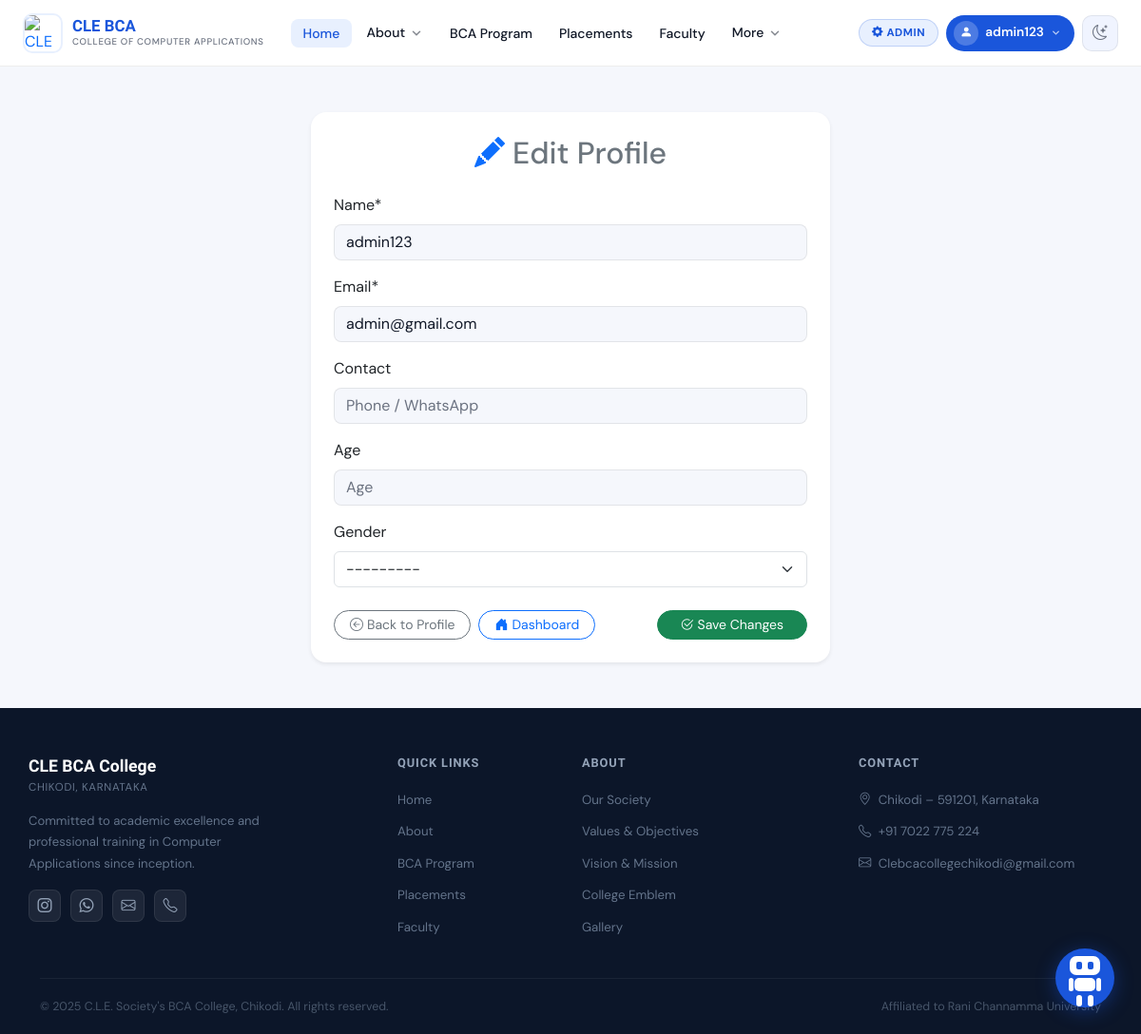
Page /profile/edit/ (signed in) on the committed database.
### myapp/models.py (models this page shows, shortened)
class CustomUser(AbstractBaseUser, PermissionsMixin):
    GENDER_CHOICES = [
        ('male',   'Male'),
        ('female', 'Female'),
        ('other',  'Other'),
    ]
    email    = models.EmailField(unique=True)
    username = models.CharField(max_length=150, unique=True, blank=True)
    name     = models.CharField(max_length=100)
    contact = models.CharField(max_length=15, blank=True, null=True)
    age     = models.PositiveIntegerField(null=True, blank=True)
    gender  = models.CharField(max_length=10, choices=GENDER_CHOICES, blank=True, null=True)
    is_active    = models.BooleanField(default=True)
    is_staff     = models.BooleanField(default=False)
    is_admin     = models.BooleanField(default=False)
    date_joined  = models.DateTimeField(default=timezone.now)
    USERNAME_FIELD  = 'email'
    REQUIRED_FIELDS = ['name']
    objects = CustomUserManager()
    class Meta:
        verbose_name        = 'User'
        verbose_name_plural = 'Users'
        ordering            = ['email']

### myapp/views.py (the view)
# urls.py: path('profile/edit/', edit_profile, name='edit_profile'),
@login_required
def edit_profile(request):
    if request.method == 'POST':
        form = ProfileForm(request.POST, instance=request.user)
        if form.is_valid():
            form.save()
            messages.success(request, "Profile updated successfully!")
            return redirect('profile')
    else:
        form = ProfileForm(instance=request.user)
    return render(request, 'account/edit_profile.html', {'form': form})

### myapp/forms.py
class ProfileForm(forms.ModelForm):
    class Meta:
        model  = CustomUser
        fields = ['name', 'email', 'contact', 'age', 'gender']
        widgets = {
            'name':    forms.TextInput(attrs=_ctrl('Full Name')),
            'email':   forms.EmailInput(attrs={**_ctrl('Email'), 'readonly': 'readonly'}),
            'contact': forms.TextInput(attrs=_ctrl('Phone / WhatsApp')),
            'age':     forms.NumberInput(attrs=_ctrl('Age')),
            'gender':  forms.Select(attrs={'class': 'form-select'}),
        }

### templates/account/edit_profile.html (shortened to what this page needs)
{% extends 'base.html' %}
{% load crispy_forms_tags %}
{% block content %}
<div class="container my-5">
    <div class="row justify-content-center">
        <div class="col-md-8 col-lg-6">
            <div class="card shadow-sm border-0 rounded-4">
                <div class="card-body p-4">
                    <h2 class="card-title text-center mb-4 text-secondary">
                        <i class="bi bi-pencil-fill me-2 text-primary"></i>Edit Profile
                    </h2>
                    <form method="post" class="needs-validation" novalidate>
                        <div class="mb-3">
                            {{ form|crispy }}
                        </div>
                        <div class="d-flex flex-wrap justify-content-between align-items-center mt-4 gap-2">
                            <a href="{% url 'profile' %}" class="btn btn-outline-secondary btn-sm rounded-pill px-3">
                                <i class="bi bi-arrow-left-circle me-1"></i>Back to Profile
                            </a>
                            <a href="{% url 'dashboard' %}" class="btn btn-outline-primary btn-sm rounded-pill px-3">
                                <i class="bi bi-house-door-fill me-1"></i>Dashboard
                            </a>
                            <button type="submit" class="btn btn-success btn-sm rounded-pill px-4 ms-auto">
                                <i class="bi bi-check2-circle me-1"></i>Save Changes
                            </button>
                        </div>
                    </form>
                </div>
            </div>
        </div>
    </div>
</div>
{% endblock %}

### templates/base.html (shortened to what this page needs)
{% load static %}
<!doctype html>
<html lang="en">
<head>
<link href="https://cdn.jsdelivr.net/npm/bootstrap@5.3.3/dist/css/bootstrap.min.css" rel="stylesheet">
<link href="https://cdn.jsdelivr.net/npm/bootstrap-icons@1.11.3/font/bootstrap-icons.min.css" rel="stylesheet">
</head>
<body>
<nav class="cle-nav" id="cleNav" role="navigation" aria-label="Main navigation">
  <div class="cle-inner">
    <a class="cle-brand" href="/">
      <img src="https://encrypted-tbn0.gstatic.com/images?q=tbn:ANd9GcQ-Mlf3YXyj75CrbbX2So62rxl5jZz4C4YA_A&s"
           alt="CLE BCA Logo" class="cle-brand__logo" width="42" height="42">
      <div>
        <div class="cle-brand__name">CLE BCA</div>
        <div class="cle-brand__sub">College of Computer Applications</div>
      </div>
    </a>
    <ul class="cle-links" role="list">
      <li><a href="/" class="cle-link active">Home</a></li>
      <li class="cle-dd" id="dd-about">
        <button class="cle-dd__btn" aria-haspopup="true" aria-expanded="false" aria-controls="menu-about">
          About
          <svg class="cle-chevron" viewBox="0 0 16 16" fill="none" aria-hidden="true">
            <path d="M4 6l4 4 4-4" stroke="currentColor" stroke-width="1.8" stroke-linecap="round" stroke-linejoin="round"/>
          </svg>
        </button>
      </li>
      <li><a href="/#program" class="cle-link">BCA Program</a></li>
      <li><a href="/#placements" class="cle-link">Placements</a></li>
      <li><a href="#faculty" class="cle-link">Faculty</a></li>
      <li class="cle-dd" id="dd-more">
        <button class="cle-dd__btn" aria-haspopup="true" aria-expanded="false" aria-controls="menu-more">
          More
          <svg class="cle-chevron" viewBox="0 0 16 16" fill="none" aria-hidden="true">
            <path d="M4 6l4 4 4-4" stroke="currentColor" stroke-width="1.8" stroke-linecap="round" stroke-linejoin="round"/>
          </svg>
        </button>
      </li>
    </ul>
    <div class="cle-controls">
      {% if user.is_staff %}
      <a href="/admin/" class="cle-admin-badge">
        <i class="bi bi-gear-fill"></i> Admin
      </a>
      {% endif %}
      <div class="cle-dd cle-dd--right" id="dd-account">
        <button class="cle-acct-btn" aria-haspopup="true" aria-expanded="false" aria-controls="menu-account">
          <span class="av"><i class="bi bi-person-fill"></i></span>
          <span class="cle-uname">
            {% if user.is_authenticated %}{{ user.name|default:user.email }}{% else %}Account{% endif %}
          </span>
          <svg style="width:11px;height:11px;opacity:0.7;" viewBox="0 0 16 16" fill="none" aria-hidden="true">
            <path d="M4 6l4 4 4-4" stroke="currentColor" stroke-width="2" stroke-linecap="round" stroke-linejoin="round"/>
          </svg>
        </button>
      </div>
      <button class="cle-icon-btn" id="themeToggle" aria-label="Toggle dark mode" type="button">
        <i class="bi bi-moon-stars" id="themeIcon"></i>
      </button>
    </div>
  </div>
</nav>
{% block content %}{% endblock %}
<footer class="site-footer">
  <div class="container footer-top">
    <div class="row g-4">
      <div class="col-lg-4 col-md-6">
        <div class="footer-brand">
          <div class="footer-brand__name">CLE BCA College</div>
          <div class="footer-brand__sub">Chikodi, Karnataka</div>
        </div>
        <p class="footer-desc">Committed to academic excellence and professional training in Computer Applications since inception.</p>
        <div class="footer-social mt-3">
          <a href="https://www.instagram.com/" target="_blank" title="Instagram"><i class="bi bi-instagram"></i></a>
          <a href="https://wa.me/917022775224" target="_blank" title="WhatsApp"><i class="bi bi-whatsapp"></i></a>
          <a href="mailto:Clebcacollegechikodi@gmail.com" title="Email"><i class="bi bi-envelope"></i></a>
          <a href="tel:+917022775224" title="Phone"><i class="bi bi-telephone"></i></a>
        </div>
      </div>
      <div class="col-lg-2 col-md-6 col-6">
        <div class="footer-heading">Quick Links</div>
        <ul class="footer-links">
          <li><a href="/">Home</a></li>
          <li><a href="/#about">About</a></li>
          <li><a href="/#program">BCA Program</a></li>
          <li><a href="/#placements">Placements</a></li>
          <li><a href="#faculty">Faculty</a></li>
        </ul>
      </div>
      <div class="col-lg-3 col-md-6 col-6">
        <div class="footer-heading">About</div>
        <ul class="footer-links">
          <li><a href="{% url 'our_society_and_institution' %}">Our Society</a></li>
          <li><a href="{% url 'values_objectives' %}">Values &amp; Objectives</a></li>
          <li><a href="{% url 'vision_mission' %}">Vision &amp; Mission</a></li>
          <li><a href="{% url 'college_emblem' %}">College Emblem</a></li>
          <li><a href="{% url 'gallery' %}">Gallery</a></li>
        </ul>
      </div>
      <div class="col-lg-3 col-md-6">
        <div class="footer-heading">Contact</div>
        <ul class="footer-links">
          <li><a href="https://www.google.com/maps/place/CLE+Degree+College+Chikkodi/" target="_blank">
            <i class="bi bi-geo-alt me-1"></i> Chikodi – 591201, Karnataka
          </a></li>
          <li><a href="tel:+917022775224"><i class="bi bi-telephone me-1"></i> +91 7022 775 224</a></li>
          <li><a href="mailto:Clebcacollegechikodi@gmail.com"><i class="bi bi-envelope me-1"></i> Clebcacollegechikodi@gmail.com</a></li>
        </ul>
      </div>
    </div>
  </div>
  <div class="container">
    <div class="footer-bottom">
      <span>© 2025 C.L.E. Society's BCA College, Chikodi. All rights reserved.</span>
      <span>Affiliated to Rani Channamma University</span>
    </div>
  </div>
</footer>
<a href="{% url 'dashboard' %}" class="chatbot-float" title="Chat with AI Bot">
  <div class="robot">
    <div class="robot-head">
      <div class="robot-eyes"><span></span><span></span></div>
    </div>
    <div class="robot-body">
      <div class="arm arm-left"></div>
      <div class="arm arm-right"></div>
    </div>
    <div class="legs"><div class="leg"></div><div class="leg"></div></div>
  </div>
</a>
</body>
</html>

### rows in the picture
CustomUser: name "admin123", email "admin@gmail.com", gender "---------"
